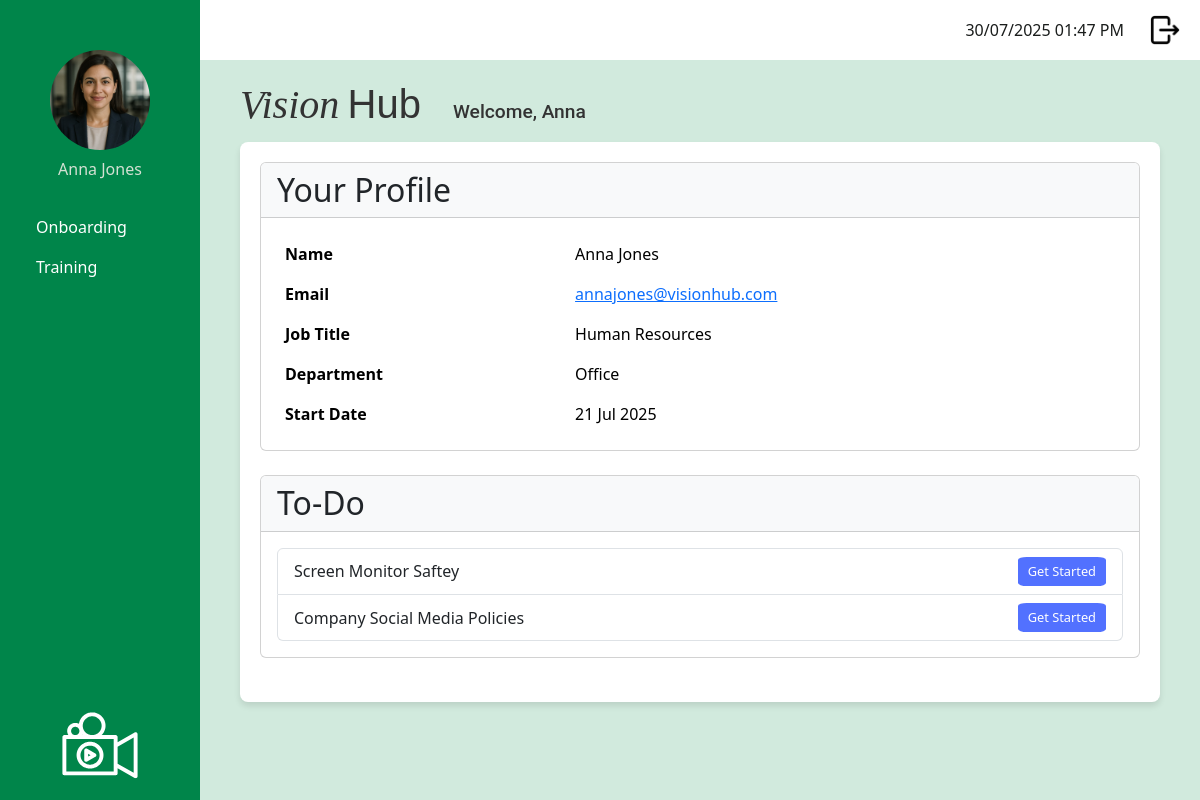
The app's page /dashboard_staff (signed in), older data.
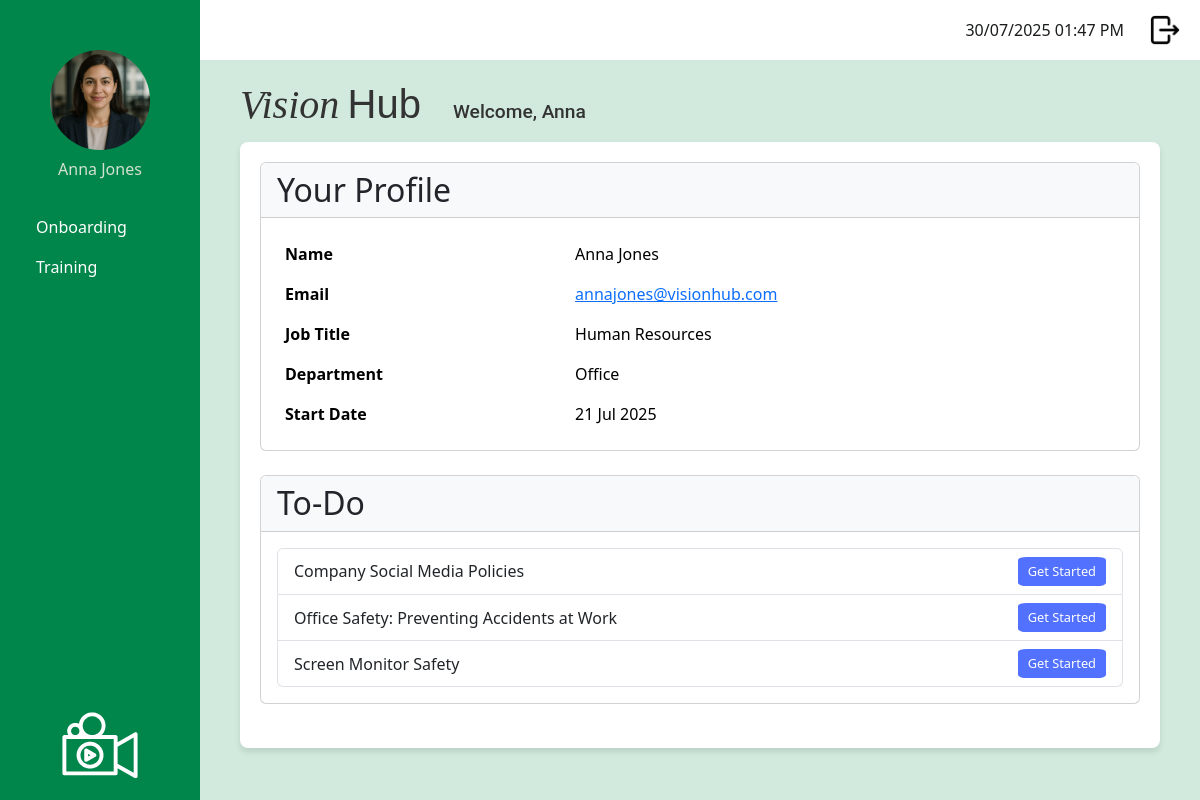
The same page, newer data.
### app/models.py (models this page shows, shortened)
class TrainingModule (db.Model):
    __tablename__ = 'training_module'
    id: so.Mapped[int] = so.mapped_column(primary_key=True)
    module_title: so.Mapped[str] = so.mapped_column(
        sa.String(150), index=True, unique=True
    )
    module_description: so.Mapped[str] = so.mapped_column(
        sa.Text, nullable=False
    )
    module_instructions: so.Mapped[str] = so.mapped_column(
        sa.Text, nullable=False
    )
    video_url: so.Mapped[str] = so.mapped_column(
        sa.String(300), nullable=True
    )
    active: so.Mapped[bool] = so.mapped_column(
        sa.Boolean, nullable=False, default=True
    )
    questions: so.Mapped[List['Question']] = so.relationship(
        'Question',
        back_populates = 'training_module',
        cascade = 'all, delete-orphan')
    user_progress: so.Mapped[List['UserModuleProgress']] = so.relationship(
        'UserModuleProgress',
        back_populates = 'training_module'
    )
    onboarding_steps: so.Mapped[List['OnboardingStep']] = so.relationship(
        'OnboardingStep',
        back_populates = 'training_module',
        cascade = 'all, delete-orphan'
        )

### app/routes.py (the view)
@app.route('/dashboard_staff')
@login_required
def staff_dashboard():
    if current_user.role.role_name != "staff":
        return redirect(url_for('login'))
    manager = current_user.manager
    steps = (
        current_user.onboarding_path.steps
        if current_user.onboarding_path
        else []
    )
    active_modules = [
        step.training_module
        for step in steps
        if step.training_module.active
    ]
    passing_threshold = 0.5
    to_do_list = []
    for module in active_modules:
        progress = UserModuleProgress.query.filter_by(
            user_id=current_user.id,
            training_module_id=module.id
        ).order_by(UserModuleProgress.id.desc()).first()
        if (
            progress is None
            or progress.completed_date is None
            or (
                progress.score is not None
                and (progress.score / max(len(module.questions), 1)) < passing_threshold
            )
        ):
            to_do_list.append(module)
    return render_template(
        'dashboard_staff.html',
        title='Staff Dashboard',
        to_do_list=to_do_list,
        manager=manager
    )

### app/models.py (called while the page is built)
@login.user_loader
def load_user(id):
    return db.session.get(User, int(id))

### app/templates/dashboard_staff.html (shortened to what this page needs)
{% extends "base.html" %}
{% block content %}
  <div class="page-container">
    <div class="card mb-4">
      <div class="card-header bg-light">
        <h2 class="mb-0">Your Profile</h2>
      </div>
      <div class="card-body">
        <table class="table table-borderless mb-0">
          <tr>
            <th scope="row">Name</th>
            <td>{{ current_user.first_name|title }} {{ current_user.surname|title }}</td>
          </tr>
          <tr>
            <th scope="row">Email</th>
            <td>
              <a href="mailto:{{ current_user.username }}">
                {{ current_user.username }}
              </a>
            </td>
          </tr>
          <tr>
            <th scope="row">Job Title</th>
            <td>{{ current_user.job_title|title or '—' }}</td>
          </tr>
          <tr>
            <th scope="row">Department</th>
            <td>{{ current_user.department.department_name|title }}</td>
          </tr>
          <tr>
            <th scope="row">Start Date</th>
            <td>{{ current_user.dateStarted.strftime('%d %b %Y') }}</td>
          </tr>
        </table>
      </div>
    </div>
    <div class="card mb-4">
      <div class="card-header bg-light">
        <h2 class="mb-0">To-Do</h2>
      </div>
      <div class="card-body">
        {% if to_do_list %}
          <ul class="list-group">
            {% for module in to_do_list %}
              <li class="list-group-item to-do-list">
                {{ module.module_title }}
                <a href="{{ url_for('take_training_module', module_id=module.id) }}"
                   class="to-do-list-btn">
                   Get Started
                </a>
              </li>
            {% endfor %}
          </ul>
        {% else %}
          <p class="mb-0">Nothing to do!</p>
        {% endif %}
      </div>
    </div>
  </div>
{% endblock %}
{% block specific_heading %}
  <h3 class="welcome-text">Welcome, {{ current_user.first_name|title }}</h3>
{% endblock %}

Row changes from the older to the newer data that the page shows:
shown differently, row unchanged: TrainingModule "Company Social Media Policies": moves up the list
added TrainingModule: module_title "Office Safety: Preventing Accidents at Work"
changed TrainingModule: module_title "Screen Monitor Saftey" → "Screen Monitor Safety"
